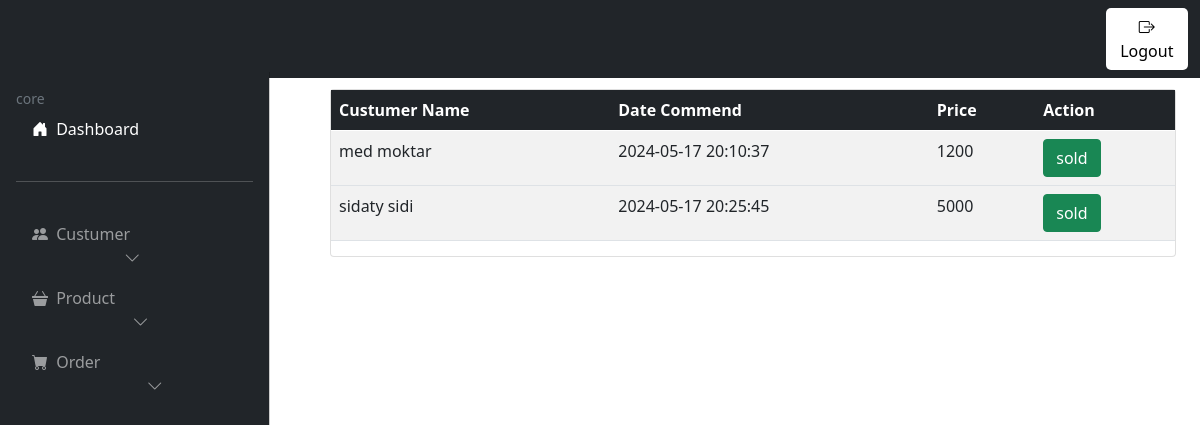
The app's page /Display-Invoice.php (signed in) with its own data.
### tables this page shows
CREATE TABLE IF NOT EXISTS `facture` (
  `id` int NOT NULL AUTO_INCREMENT,
  `numero` varchar(190) NOT NULL,
  `nom_clien` varchar(100) NOT NULL,
  `Date_c` datetime NOT NULL DEFAULT CURRENT_TIMESTAMP,
  `price_total` int NOT NULL,
  PRIMARY KEY (`id`)
);

### Display-Invoice.php (the view, shortened to what this page needs)
<?php require "navbar.php"?>
<head>
</head>
    <div class="col-lg-9">
        <div class="container c">
            <div class="card  marge10 form-disable">
                <table class="table table-striped tb">
                        <thead class="table-dark">
                            <tr>
                            <th scope="col">Custumer Name</th>
                            <th scope="col">Date Commend</th>
                            <th scope="col">Price</th>
                            <th scope="col">Action</th>
                            </tr>
                        </thead>
                        <tbody>
                            <?php require "controller/connect.php";
                            $req= "SELECT*FROM facture";
                            $res=$conx->query($req);
                            while($row=$res->fetch_assoc()){
                            ?>
                            <tr>
                            <td><?= $row['nom_clien'] ?></td>
                            <td><?= $row['Date_c'] ?></td>
                            <td><?= $row['price_total'] ?></td>
                            <td><button type="button" class="btn btn-success"><a class="text" href="controller/vente.php?id=<?= $row['id'] ?>">sold</a></button></td>
                            </tr>
                            <tr>
                            <?php }?>
                        </tbody>
                </table>
            </div>
        </div>
    </div>
</div>
</body>
</html>

### css/styles.css (style rules this page uses)
:root { --Offcanvas-width:270px; --topheight:9%; }
@media (min-width:992px) { body { overflow: auto !important; } }

### Display-Invoice.php (style rules this page uses)
.c { margin-top: 10% }
.tb { padding:10px ; }
.text { text-decoration: none; color: white; }

### records on screen
facture: nom_clien "med moktar", Date_c "2024-05-17 20:10:37", price_total "1200"
facture: nom_clien "sidaty sidi", Date_c "2024-05-17 20:25:45", price_total "5000"
